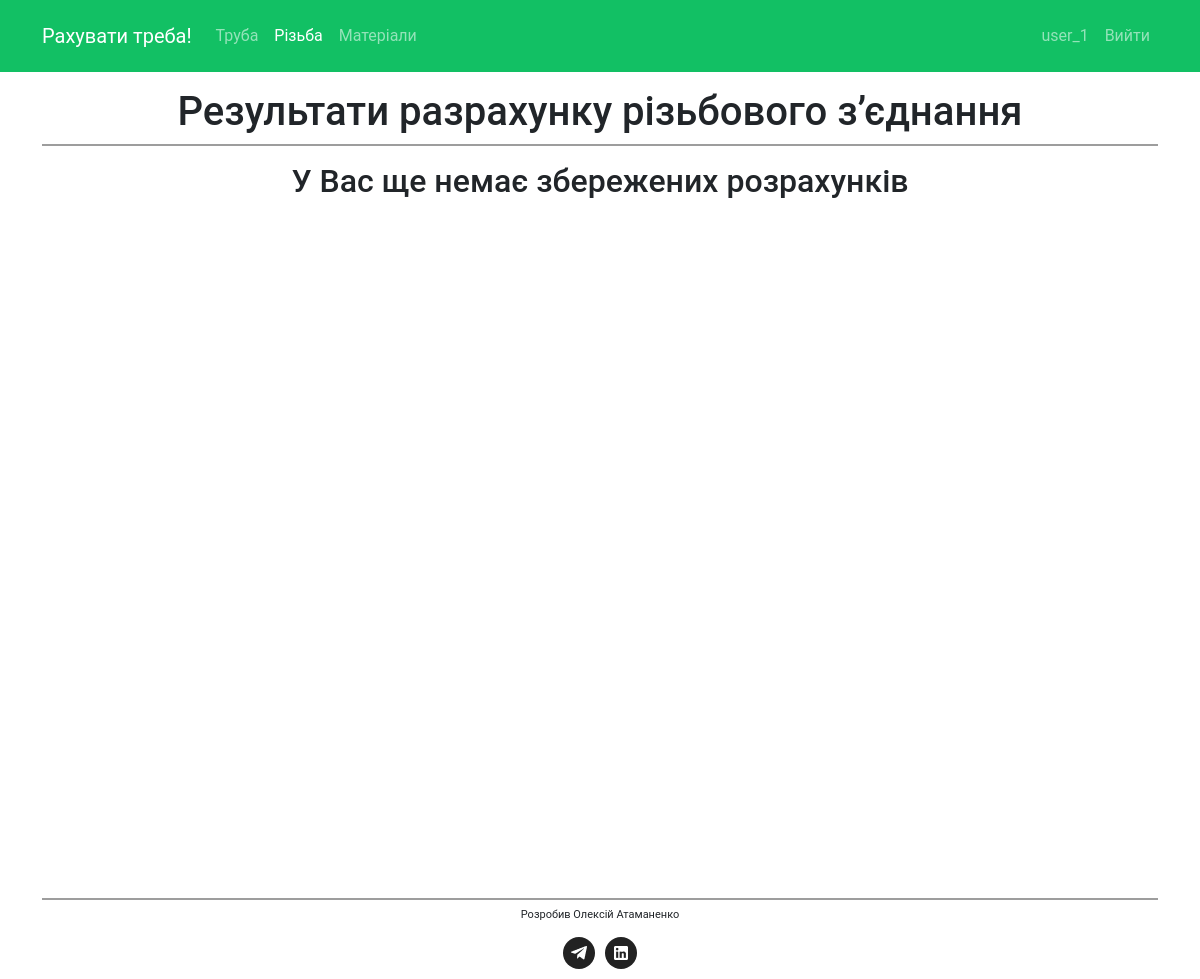
The page /thread/results/ (signed in) on the database as committed earlier.
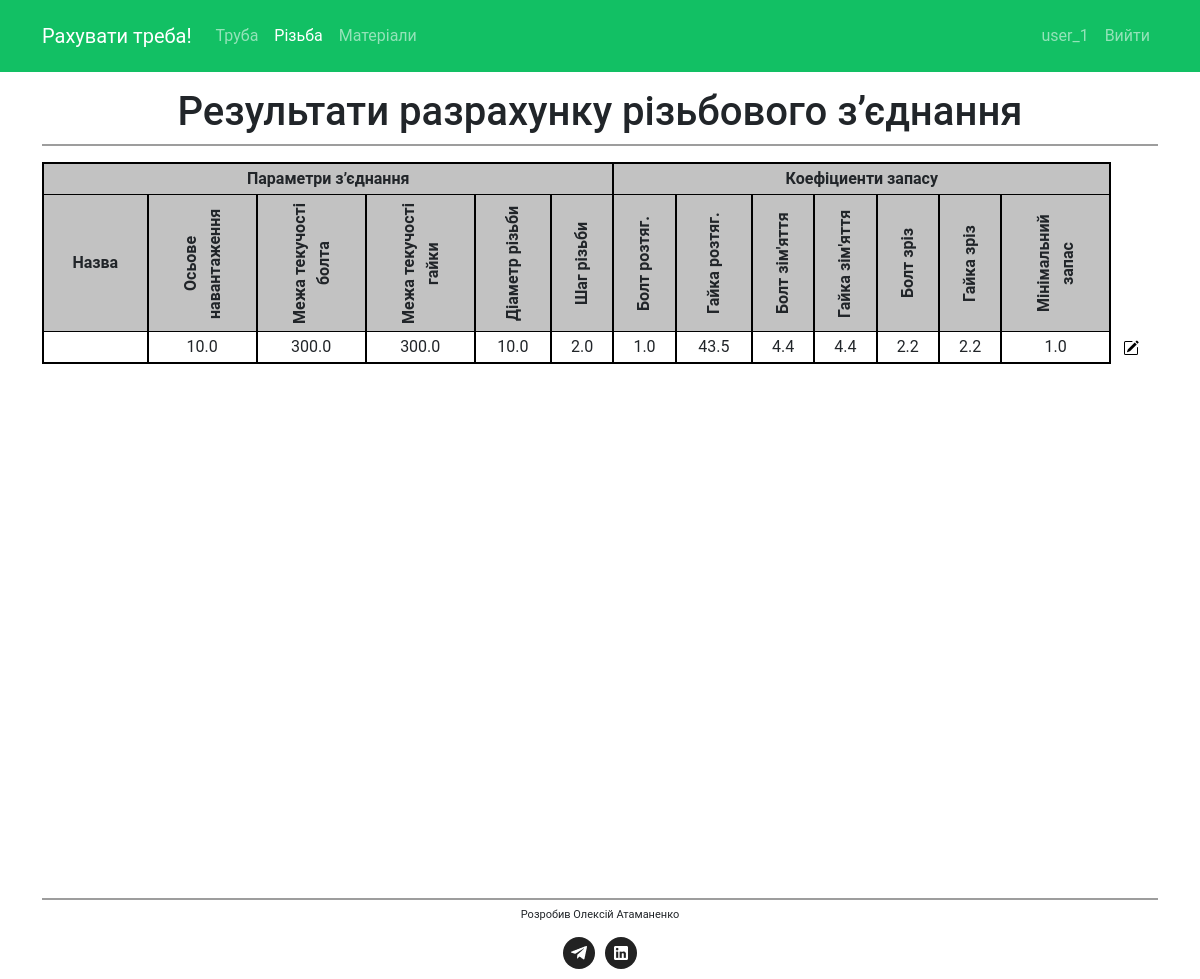
The same page on the database as committed later.
### calculate/models.py (models this page shows, shortened)
class ThreadConnection(models.Model):
    K_THREAD_CHOICES = [
        (0.8, "Метрична"),
        (0.65, "Трапецевидна"),
        (0.5, "Прямокутна"),
    ]
    id = models.AutoField(primary_key=True)
    user = models.ForeignKey(User, on_delete=models.CASCADE, default=None)
    name = models.CharField(max_length=20)
    description = models.TextField(blank=True, max_length=128)
    axial_force = models.FloatField()
    bolt_yield_strength = models.FloatField(default=300)
    nut_yield_strength = models.FloatField(default=300)
    nominal_thread_diameter = models.FloatField()
    thread_pitch = models.FloatField()
    nut_active_height = models.FloatField()
    nut_minimum_diameter = models.FloatField()
    bolt_hole_diameter = models.FloatField()
    k_industry = models.FloatField()
    k_thread = models.FloatField(max_length=40, choices=K_THREAD_CHOICES, default=1)
    created_at = models.DateTimeField(auto_now_add=True)
    @property
    def __thread(self):
        object = Thread(
            self.axial_force,
            self.bolt_yield_strength,
            self.nut_yield_strength,
            self.nominal_thread_diameter,
            self.thread_pitch,
            self.nut_active_height,
            self.nut_minimum_diameter,
            self.bolt_hole_diameter,
            self.k_industry,
            self.k_thread,
        )
        return object
    @property
    def k_bolt_tension(self):
        return self.__thread.k_bolt_tension
    @property
    def k_nut_tension(self):
        return self.__thread.k_nut_tension
    @property
    def k_bolt_crush(self):
        return self.__thread.k_bolt_crush
    @property
    def k_nut_crush(self):
        return self.__thread.k_nut_crush
    @property
    def k_bolt_shear(self):
        return self.__thread.k_bolt_shear
    @property
    def k_nut_shear(self):
        return self.__thread.k_nut_shear
    @property
    def k_min(self):
        k_min = min(
            self.k_bolt_tension,
            self.k_nut_tension,
            self.k_bolt_crush,
            self.k_nut_crush,
            self.k_bolt_shear,
            self.k_nut_shear,
        )
        return k_min
    @staticmethod
    def get_by_user(user_id):
        return ThreadConnection.objects.filter(user=user_id)

### calculate/views.py (the view)
# urls.py: path("thread/results/", views.thread_results, name="thread_results"),
def thread_results(request):
    if request.user.is_authenticated:
        if request.user.is_superuser:
            thread_results = ThreadConnection.get_all()
        else:
            thread_results = ThreadConnection.get_by_user(request.user.id)
        return render(
            request, "calculate/thread_results.html", {"thread_results": thread_results}
        )
    else:
        return redirect("login")

### calculate/templates/calculate/thread_results.html (shortened to what the changed rows need)
{% extends "base.html" %}
{% load static %}
{% block content %}
    <section class="thread-results">
        <div class="container">
            <h1>Результати разрахунку різьбового з’єднання</h1>
            <div class="row">
                <div class="col-12">
                    {% if thread_results %}
                        <table class="table">
                            <tr class="table__header table__top-header">
                                <th colspan="6">Параметри з’єднання</th>
                                <th colspan="7">Коефіциенти запасу</th>
                                <th id="edit-col"></th>
                            </tr>
                            <tr class="table__header">
                                <th>Назва</th>
                                <th class="vertical"><div class="vertical-title">Осьове навантаження</div></th>
                                <th class="vertical"><div class="vertical-title">Межа текучості болта</div></th>
                                <th class="vertical"><div class="vertical-title">Межа текучості гайки</div></th>
                                <th class="vertical">Діаметр різьби</th>
                                <th class="vertical">Шаг різьби</th>
                                <th class="vertical adaptiv-hidden">Болт розтяг.</th>
                                <th class="vertical adaptiv-hidden">Гайка розтяг.</th>
                                <th class="vertical adaptiv-hidden">Болт зім'яття</th>
                                <th class="vertical adaptiv-hidden">Гайка зім'яття</th>
                                <th class="vertical adaptiv-hidden">Болт зріз</th>
                                <th class="vertical adaptiv-hidden">Гайка зріз</th>
                                <th class="vertical"><div class="vertical-title">Мінімальний запас</div></th>
                                <th id="edit-col"></th>
                            </tr>
                            {% for thread in thread_results %}
                                <tr>
                                    <td class="table__name">{{ thread.name }}</td>
                                    <td class="table__condition">{{ thread.axial_force }}</td>
                                    <td class="table__condition">{{ thread.bolt_yield_strength }}</td>
                                    <td class="table__condition">{{ thread.nut_yield_strength }}</td>
                                    <td class="table__condition">{{ thread.nominal_thread_diameter }}</td>
                                    <td class="table__condition">{{ thread.thread_pitch }}</td>
                                    <td class="table__condition adaptiv-hidden">{{ thread.k_bolt_tension }}</td>
                                    <td class="table__condition adaptiv-hidden">{{ thread.k_nut_tension }}</td>
                                    <td class="table__condition adaptiv-hidden">{{ thread.k_bolt_crush }}</td>
                                    <td class="table__condition adaptiv-hidden">{{ thread.k_nut_crush }}</td>
                                    <td class="table__condition adaptiv-hidden">{{ thread.k_bolt_shear }}</td>
                                    <td class="table__condition adaptiv-hidden">{{ thread.k_nut_shear }}</td>
                                    <td class="table__condition">{{ thread.k_min }}</td>
                                    <td id="edit-col">
                                        <form action="{% url 'thread_detail' %}" method="POST">
                                            <button class="detail-button">
                                                <img id="pipe-detail-icon" class="detail-icon" src="/static/icons/pencil-square.svg" alt="edit">
                                            </button>
                                        </form>
                                    </td>
                                </tr>
                            {% endfor %}
                        </table>
                    {% else %}
                        <h2>У Вас ще немає збережених розрахунків</h2>
                    {% endif %}
                </div>
            </div>
        </div>
    </section>
{% endblock %}

Rows that differ between the two databases and show on the page:
added ThreadConnection: axial_force "10.0", bolt_yield_strength "300.0", nut_yield_strength "300.0", nominal_thread_diameter "10.0", thread_pitch "2.0", k_bolt_tension "1.0", k_nut_tension "43.5", k_bolt_crush "4.4", k_nut_crush "4.4", k_bolt_shear "2.2", k_nut_shear "2.2", k_min "1.0"
Other text that changed with them:
text no longer shown: "У Вас ще немає збережених розрахунків"
text now shown: "Параметри з’єднання Коефіциенти запасу Назва Осьове навантаження Межа текучості болта Межа текучості гайки Діаметр різьби Шаг різьби Болт розтяг. Гайка розтяг. Болт зім'яття Гайка зім'яття Болт зріз Гайка зріз Мінімальний запас"
